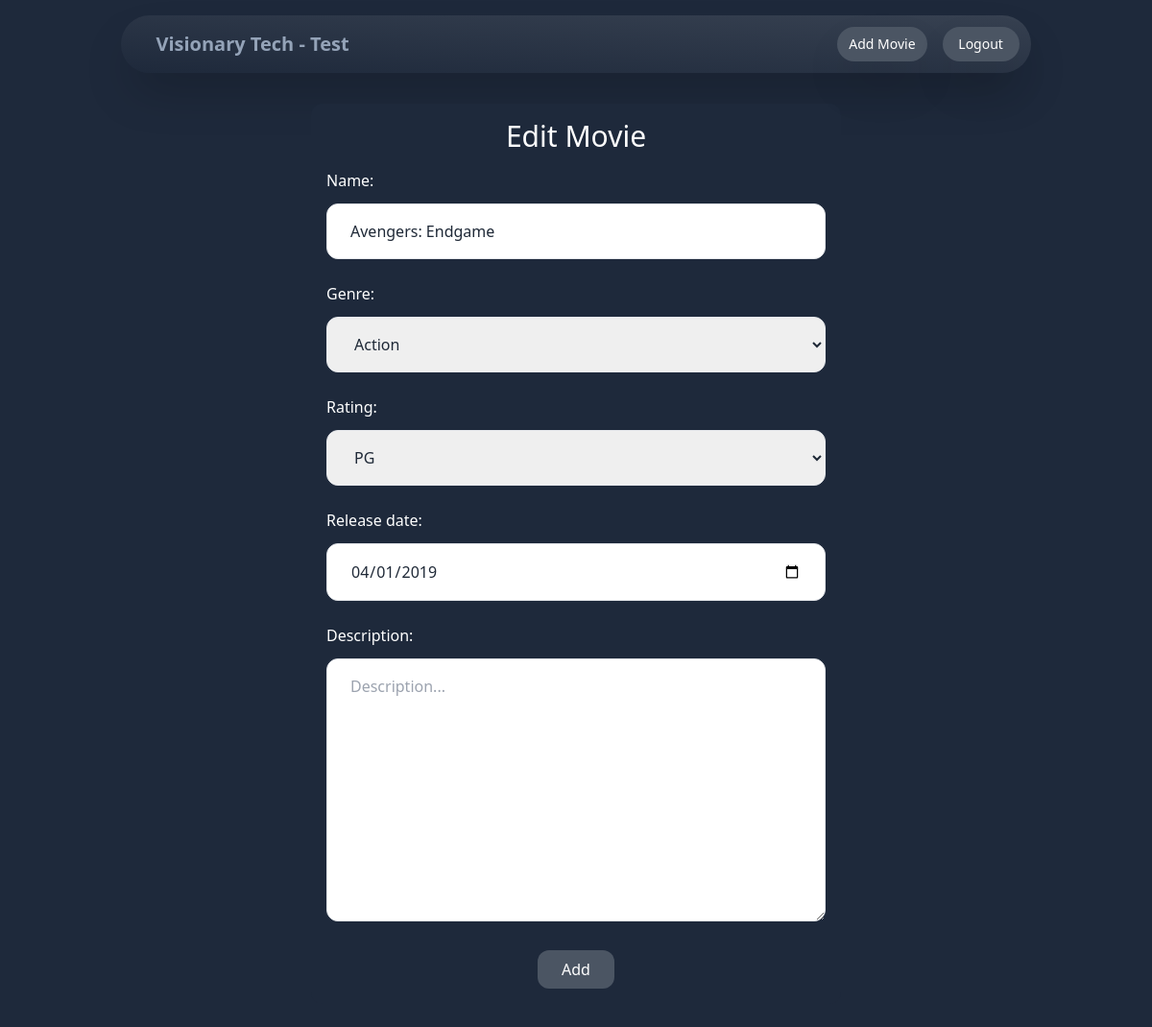
Page /movies/0c59314c-d13e-4dc3-9c17-aeec49d47665/edit/ (signed in) on the committed database.
### movies/models.py (models this page shows, shortened)
class Movie(models.Model):
    id = models.UUIDField(default=uuid.uuid4, primary_key=True, unique=True, editable=False)
    name = models.CharField(max_length=255)
    genre = models.CharField(max_length=10, choices=GenreType.choices)
    rating = models.CharField(max_length=10, choices=RatingType.choices)
    release_date = models.DateField()
    description = models.TextField(blank=True, null=True)
    created_by = models.ForeignKey(User, related_name='movies', blank=True, null=True, on_delete=models.CASCADE)
    created_at = models.DateTimeField(auto_now_add=True)

### movies/views.py (the view)
# urls.py: path('<str:id>/edit/', views.edit_movie, name='edit'),
@login_required
def edit_movie(request, id):
    movie = get_object_or_404(Movie, pk=id)
    if request.method == 'POST':
        form = MovieForm(request.POST, request.FILES, instance=movie)
        if form.is_valid():
            form.save()
            messages.success(request, 'Details are updated.')
            return redirect('movies:detail', movie.id)
        else:
            messages.error(request, 'Update failed!')
    else:
        form = MovieForm(instance=movie)
    return render(request, 'movies/add.html', {
        'title': 'Edit Movie',
        'form': form
    })

### movies/forms.py (shortened to what this page needs)
class MovieForm(forms.ModelForm):
    class Meta:
        model = Movie
        fields = ('name', 'genre', 'rating', 'release_date', 'description',)
        widgets = {
            'name': forms.TextInput(attrs={
                'class': INPUT_CLASSES,
                'placeholder': 'Name...',
            }),
            'genre': forms.Select(attrs={
                'class': INPUT_CLASSES,
                'placeholder': 'Genre...',
            }),
            'rating': forms.Select(attrs={
                'class': INPUT_CLASSES,
                'placeholder': 'Rating...',
            }),
            'release_date': forms.DateInput(attrs={
                'class': INPUT_CLASSES,
                'placeholder': 'Release Date...',
                'type': 'date'
            }),
            'description': forms.Textarea(attrs={
                'class': INPUT_CLASSES,
                'placeholder': 'Description...'
            }),
        }

### movies/templates/movies/add.html (shortened to what this page needs)
{% extends 'base.html' %}
{% block content %}
<div class="w-1/2 my-auto mx-auto p-4 bg-slate-800 rounded-xl">
    <h1 class="mb-4 text-center text-3xl">{{ title }}</h1>
    <form action="." method="post">
        <div class="mb-2">
            <label class="inline-block mb-3">Name:</label><br>
            {{ form.name }}
        </div>
        <div class="mb-2">
            <label class="inline-block mb-3">Genre:</label><br>
            {{ form.genre }}
        </div>
        <div class="mb-2">
            <label class="inline-block mb-3">Rating:</label><br>
            {{ form.rating }}
        </div>
        <div class="mb-2">
            <label class="inline-block mb-3">Release date:</label><br>
            {{ form.release_date }}
        </div>
        <div class="mb-2">
            <label class="inline-block mb-3">Description:</label><br>
            {{ form.description }}
        </div>
        <div class="flex justify-center items-center">
            <button class="w-20 text-center px-3 py-2 bg-gray-600 rounded-xl hover:bg-gray-700 transition ease-in-out duration-300">Add</button>
        </div>
    </form>
</div>
{% endblock %}

### rows in the picture
Movie: name "Avengers: Endgame", genre "Action", rating "PG", release_date "04/01/2019"

### other values in the picture
{{ title }} "Edit Movie"
